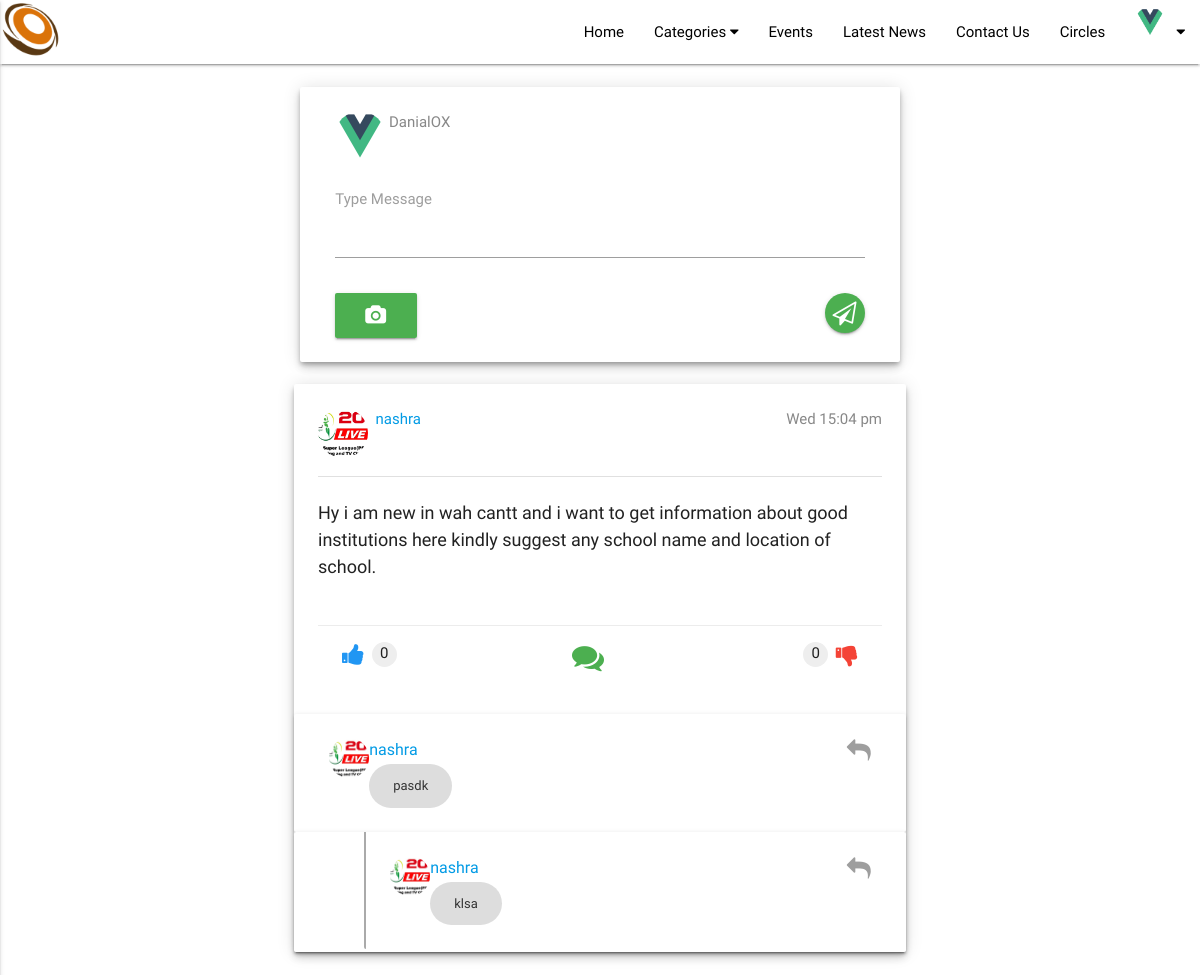
Page /education.php (signed in) on the committed database.
### tables this page shows
CREATE TABLE `user` (
  `user_id` int(11) NOT NULL,
  `user_name` varchar(40) NOT NULL,
  `email` varchar(40) NOT NULL,
  `image` text NOT NULL,
  `password` varchar(255) NOT NULL,
  `PhoneNo` int(13) NOT NULL,
  `type` varchar(255) NOT NULL DEFAULT 'user'
);

CREATE TABLE `education` (
  `post_id` int(11) NOT NULL,
  `u_id` int(11) NOT NULL,
  `status` text NOT NULL,
  `post_image` varchar(255) NOT NULL DEFAULT 'NULL',
  `times` datetime NOT NULL
);

CREATE TABLE `comment` (
  `comment_id` int(11) NOT NULL,
  `p_id` int(11) NOT NULL,
  `user_id` int(11) NOT NULL,
  `type` varchar(255) NOT NULL,
  `status` longtext NOT NULL,
  `times` timestamp NOT NULL DEFAULT current_timestamp()
);

CREATE TABLE `comment_reply` (
  `reply_id` int(11) UNSIGNED NOT NULL,
  `comment_id` int(11) UNSIGNED NOT NULL,
  `user_id` int(11) NOT NULL,
  `body` varchar(255) NOT NULL,
  `time` timestamp NOT NULL DEFAULT current_timestamp()
);

### education.php (the view, shortened to what this page needs)
<?php
$conn = mysqli_connect("127.0.0.1", "root","","community");
$uid = $_SESSION['user_id'];
$query = "SELECT * FROM `user` WHERE user_id = '$uid'";
$UYT = mysqli_query($conn,$query);
$self_user = mysqli_fetch_assoc($UYT);
?>
<html lang="en-US">
<head>
	<link rel="stylesheet" href="Materialize/materialize.css">
  <link href="https://cdn.rawgit.com/michalsnik/aos/2.1.1/dist/aos.css" rel="stylesheet">
	<link rel="stylesheet" href="https://cdnjs.cloudflare.com/ajax/libs/font-awesome/4.7.0/css/font-awesome.min.css">
</head>
<body>
<?php include('partials/header.php'); ?>
<br>
<div class="cantainer">
  <div class="row card z-depth-3" style="margin:0 auto;width:50%">
		<div class="col card-content s12 m12 l12 ">
		 <form method="post" action="data.php" enctype="multipart/form-data">
				<div class="col s12 m12 l12 input-file">
           <div style="width:50px;height:50px;border-radius:100%;background-image:url('<?php if($self_user['image'] === 'AVATAR.png'){echo 'http://localhost/final/user_data/AVATAR.png';} else{ echo 'http://localhost/final/user_data/'.$self_user['image']; } ?>');background-size:cover;background-position:center center;" class="left"></div>
					<div>
					 &nbsp;<span style="font-weight:100;color:#888;"><?php echo $self_user['user_name']; ?></span>
					</div>
          <br/>
				</div>
				 <div class="col s12 m12 l12 input-field">
						<textarea class="materialize-textarea" id="textarea1" name="statas" required></textarea>
						 <label for="textarea1">Type Message</label>
						  <div class="input-field file-field">
				 			 <div class="btn green  left" >
				 			 <i class="fa fa-camera white-text"></i>
				 		 </div>
				 	 </div>
				<button type="submit" name="submit" class="btn green btn-floating white-text right"> <i class="fa fa-paper-plane-o"></i> </button>
				</div>
		   </form>
			</div>
  	</div>
   </div>
<br>
					<?php
											$conn = mysqli_connect("127.0.0.1", "root","","community");
											$sql3 = "SELECT * from user,education where user.user_id in (select user_id from `education`) ORDER BY education.post_id DESC";
											$result = mysqli_query($conn,$sql3);
																				while($row = mysqli_fetch_assoc($result))
											{
												static $i=3;
												if($row['user_id'] == $row['u_id'])
										{
											echo '<div data-aos="fade-up" data-aos-duartion="2000" data-aos-easing="linear" class="row card  z-depth-3" style="width:51%;margin:0 auto;">
											 <div  class ="col s12 m12  l12 card-content" >
											 <div style="width:50px;height:50px;border-radius:100%;background-image:url(\'http://localhost/final/user_data/'.$row['image'].'\');background-size:cover;background-position:center center;" class="left"></div>
											 <div>'; if($_SESSION['user_id'] === $row['user_id']){echo'<a href="#" class="right dropdown-button" data-activates="dropdown'.$i.'" > &nbsp;&nbsp;&nbsp;<i class="fa fa-caret-down black-text"></i> </a>';}
											 echo'
											 &nbsp; <span style="font-weight:100;color:#888;"><a href="user_profile_guest.php?u_id='.$row['user_id'].'">'.$row['user_name'].'</a></span> <span style="font-weight:100;color:#888;display:block;text-align:right" class="right">'.date('D G:m a',strtotime($row['times'])).'</span>
											 </div> <br><br>
											 <div class="divider"></div>
                       <br>
											 <p class="flow-text" style="font-size:18px;font-weight:100">
												'.$row['status'].'
											 </p><br>';if($row['post_image'] != 'NULL')
                       {
                          echo '
                          <div style="background-image:url(user_posts/'.$row['post_image'].');background-size:cover;background-position:center center;width:100%;height:50%;" class="z-depth-4">
                          </div>';
                       }
                       $post_review_id = $row['post_id'];
                       $review_query = "SELECT count(*) as total FROM post_review WHERE post_id = $post_review_id AND review=1";
                       $review_result = mysqli_query($conn,$review_query);
                       $review_row = mysqli_fetch_assoc($review_result);
                       $d_review_query = "SELECT count(*) as total FROM post_review WHERE post_id = $post_review_id AND review=0";
                       $d_review_result = mysqli_query($conn,$d_review_query);
                       $d_review_row = mysqli_fetch_assoc($d_review_result);
                       echo '
                       <br>
											 <div class="card-action">
											 	<div>
												<div class="left " style="display:inline-block">
                        <center style="display:inline-flex" ><i  data-id="'.$row['post_id'].'" class="fa fa-thumbs-up blue-text liker" style="font-size:24px"></i>&nbsp;&nbsp; <div class="like-count" id="L'.$row['post_id'].'" style="width:25px;height:25px;border-radius:100%;background-color:#eee;">'.$review_row['total'].'</div> </center>
                        </div>
                        <div class="right ">
                        <center style="display:inline-flex">
                        <div class="dislike-count" id="D'.$row['post_id'].'" style="width:25px;height:25px;border-radius:100%;background-color:#eee;">'.$d_review_row['total'].'</div>&nbsp;&nbsp;
                        <i data-id="'.$row['post_id'].'" class="fa fa-thumbs-down red-text disliker" style="font-size:24px"></i></center>
                        </div>
                        <div class="center">
                        <a href="#commentx" id="p'.$row['post_id'].'" class="comment-button modal-trigger" data-activates="commentx"><i class="fa fa-comments green-text" style="font-size:32px;"></i></a>
                        </div>
											 	</div>
                       </div>
											</div>';
                      $h = $row['post_id'];
                      $__t = 'education';
                      $query = "SELECT * FROM `comment`,`user` WHERE  '$h' = comment.p_id AND user.user_id = comment.user_id AND comment.type = '$__t'";
                      $R = mysqli_query($conn,$query);
                      if(mysqli_num_rows($R) > 0)
                      {
                        while($comm = mysqli_fetch_assoc($R))
                        {
                          echo '<div class="card col s12 m12 l12" style="margin-bottom:0 !important;margin-top:0 !important">
                            <div class="card-content">
                            <div style="width:40px;height:40px;border-radius:100%;word-wrap:break-word;background-image:url(\' user_data/'.$comm['image'].'\');background-size:cover;background-position:center center;" class="left"></div>
                              <span style="font-size:16px;color:#888;"><a href="user_profile_guest.php?u_id='.$comm['user_id'].'">'.$comm['user_name'].'</a>
                                <a href="#replyx" id="p'.$comm['comment_id'].'" class="reply-toggle modal-trigger right" data-activates="replyx"><i class="fa fa-reply grey-text" style="font-size:24px;"></i></a>
                              </span><br>
                              <span style="font-size:13px;color:#333;display:inline-block;margin-top:2px;width:auto;max-width:100%;padding:12px 24px;word-wrap:break-word;border-radius:100px;background-color:#ddd">'.$comm['status'].'</span>
                            </div>
                          </div>';
                          $comment_idx = $comm['comment_id'];
                          $query_repy = "SELECT * FROM `comment_reply`,`user` WHERE  '$comment_idx' = comment_reply.comment_id AND comment_reply.user_id = user.user_id ";
                          $Replies = mysqli_query($conn,$query_repy);
                            while($repliesx = mysqli_fetch_assoc($Replies))
                            {
                              echo '<div class="card col s12 m12 l12" style="margin-bottom:0 !important;margin-top:0 !important;">
                                <div class="card-content" style="margin-left:10% !important;border-left:2px solid #aaa;width:auto;margin-bottom:3px;">
                                <div style="width:40px;height:40px;border-radius:100%;word-wrap:break-word;background-image:url(\' user_data/'.$repliesx['image'].'\');background-size:cover;background-position:center center;" class="left"></div>
                                  <span style="font-size:16px;color:#888;"><a href="user_profile_guest.php?u_id='.$repliesx['user_id'].'">'.$repliesx['user_name'].'</a>
                                    <a href="#replyx" id="p'.$repliesx['comment_id'].'" class="reply-toggle modal-trigger right" data-activates="replyx"><i class="fa fa-reply grey-text" style="font-size:24px;"></i></a>
                                  </span><br>
                                  <span style="font-size:13px;color:#333;display:inline-block;margin-top:2px;width:auto;max-width:100%;padding:12px 24px;word-wrap:break-word;border-radius:100px;background-color:#ddd">'.$repliesx['body'].'</span>
                                </div>
                              </div>';
                            }
                        }
                      }
                      echo '
                      </div>
                      <br>
                      <ul class="dropdown-content" id="dropdown'.$i.'">
                      												<li>
                      													<a href="delete_post.php?id='.$row['post_id'].'&type=education">Delete</a>
                      												</li>
                                              <li>
                      													<a href="edit_post.php?id='.$row['post_id'].'&type=education">Edit</a>
                      												</li>
                      											</ul>';
										}
											}
				?>
</body>
</html>

### education.php (style rules this page uses)
body { font-family: 'Raleway', sans-serif; }
body { width:100%; height:100%; background-attachment: fixed; background-image: url('faustin-tuyambaze-135473-unsplash.jpg'); background-size: cover; background-position: center center; }

### rows in the picture
user: image (picture), user_name "DanialOX"
education: u.image (picture), u.user_name "nashra", times "Wed 15:04 pm", status "Hy i am new in wah cantt and i want to get information about good institutions here kindly suggest any school name and location of school.", total "0"
comment: user.image (picture), user.user_name "nashra", status "pasdk"
comment_reply: user.image (picture), user.user_name "nashra", body "klsa"
